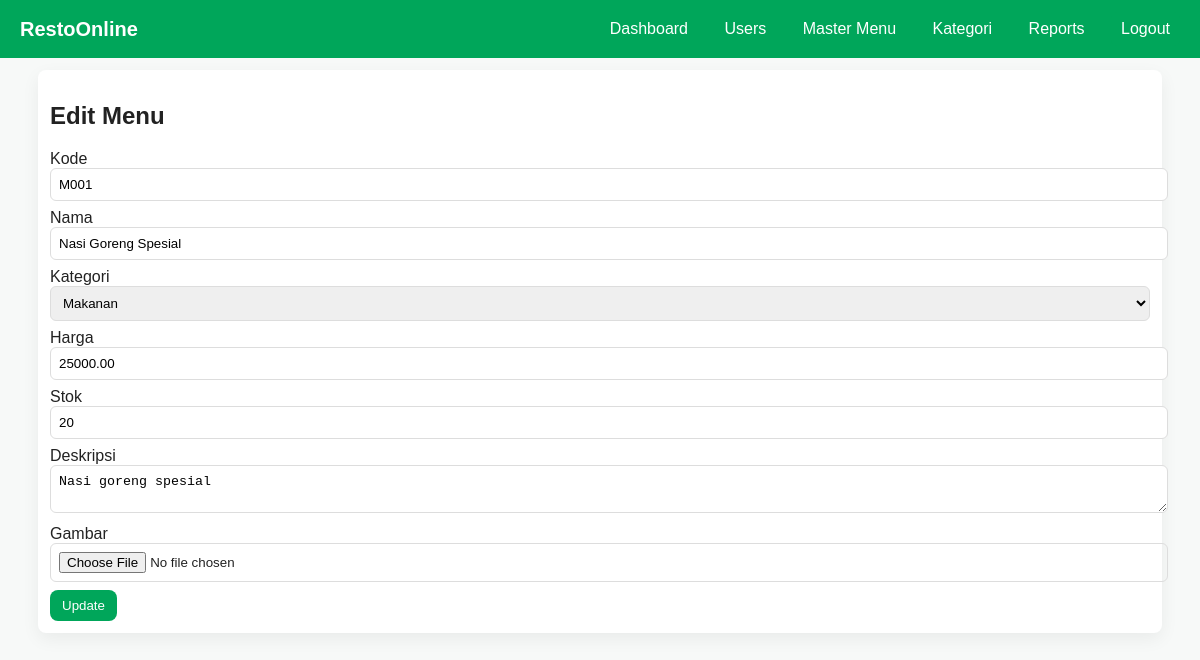
The page /admin/master_menu_edit.php?id=1 (signed in) on the database its author committed.
### tables this page shows
CREATE TABLE menu (
  id INT AUTO_INCREMENT PRIMARY KEY,
  kode VARCHAR(30) NOT NULL UNIQUE,
  nama VARCHAR(150) NOT NULL,
  kategori_id INT,
  harga DECIMAL(12,2) NOT NULL,
  stok INT DEFAULT 0,
  deskripsi TEXT,
  gambar VARCHAR(255),
  created_at TIMESTAMP DEFAULT CURRENT_TIMESTAMP,
  FOREIGN KEY (kategori_id) REFERENCES kategori(id) ON DELETE SET NULL
);

CREATE TABLE kategori (
  id INT AUTO_INCREMENT PRIMARY KEY,
  nama VARCHAR(100) NOT NULL
);

### admin/master_menu_edit.php (the view)
<?php require_once __DIR__.'/../inc/functions.php'; require_role(['admin']); $id=intval($_GET['id']); $stmt=$conn->prepare('SELECT * FROM menu WHERE id=?'); $stmt->bind_param('i',$id); $stmt->execute(); $data=$stmt->get_result()->fetch_assoc(); if(!$data){ echo 'Menu tidak ditemukan'; exit; } $errors=[]; if($_SERVER['REQUEST_METHOD']==='POST'){ $kode=$conn->real_escape_string($_POST['kode']); $nama=$conn->real_escape_string($_POST['nama']); $kategori_id = intval($_POST['kategori_id'])?:NULL; $harga=floatval($_POST['harga']); $stok=intval($_POST['stok']); $deskripsi=$conn->real_escape_string($_POST['deskripsi']); $gambar=$data['gambar']; if(isset($_FILES['gambar']) && $_FILES['gambar']['error']===0){ $ext=pathinfo($_FILES['gambar']['name'],PATHINFO_EXTENSION); $allowed=['jpg','jpeg','png','gif']; if(!in_array(strtolower($ext),$allowed)) $errors[]='Format gambar tidak didukung'; else{ $fn=uniqid('menu_').'.'.$ext; $dst=__DIR__.'/../uploads/'.$fn; if(move_uploaded_file($_FILES['gambar']['tmp_name'],$dst)){ if($data['gambar'] && file_exists(__DIR__.'/../'.$data['gambar'])) @unlink(__DIR__.'/../'.$data['gambar']); $gambar='uploads/'.$fn; } } } if(empty($errors)){ $stmt=$conn->prepare('UPDATE menu SET kode=?,nama=?,kategori_id=?,harga=?,stok=?,deskripsi=?,gambar=? WHERE id=?'); $stmt->bind_param('ssiddssi',$kode,$nama,$kategori_id,$harga,$stok,$deskripsi,$gambar,$id); if($stmt->execute()){ flash('msg','Menu diperbarui'); header('Location:/restoran_fix_v2/admin/master_menu.php'); exit; } else $errors[]='Gagal: '.$conn->error; } } $cats=$conn->query('SELECT * FROM kategori'); ?>
<!doctype html><html><head><meta charset="utf-8"><title>Edit Menu</title><link rel="stylesheet" href="/restoran_fix_v2/assets/css/style.css"></head><body><?php include __DIR__.'/../_nav.php'; ?><div class="container card"><h2>Edit Menu</h2><?php if($errors) echo '<div class="alert">'.implode('<br>',$errors).'</div>'; ?><form method="post" enctype="multipart/form-data"><label>Kode</label><input name="kode" value="<?=htmlspecialchars($data['kode'])?>" required><label>Nama</label><input name="nama" value="<?=htmlspecialchars($data['nama'])?>" required><label>Kategori</label><select name="kategori_id"><option value="">-- pilih --</option><?php while($c=$cats->fetch_assoc()): ?><option value="<?=$c['id']?>" <?=($c['id']==$data['kategori_id']?'selected':'')?>><?=htmlspecialchars($c['nama'])?></option><?php endwhile; ?></select><label>Harga</label><input name="harga" type="number" step="100" value="<?=$data['harga']?>" required><label>Stok</label><input name="stok" type="number" value="<?=$data['stok']?>"><label>Deskripsi</label><textarea name="deskripsi"><?=htmlspecialchars($data['deskripsi'])?></textarea><label>Gambar</label><input type="file" name="gambar" accept="image/*"><?php if($data['gambar']): ?><p>Gambar sekarang: <img src="/restoran_fix_v2/<?=htmlspecialchars($data['gambar'])?>" style="max-height:80px"></p><?php endif; ?><button class="btn" type="submit">Update</button></form></div></body></html>

### assets/css/style.css (style rules this page uses)
:root { --green:#00a65a;--green-dark:#0b7a49;--bg:#f7f9f8;--card:#fff }
body { font-family:Arial,Helvetica,sans-serif;background:var(--bg);margin:0;color:#222 }
.container { max-width:1100px;margin:20px auto;padding:12px }
.card { background:var(--card);padding:12px;border-radius:8px;box-shadow:0 6px 18px rgba(0,0,0,0.06);margin-top:12px }
.btn { background:var(--green);color:#fff;padding:8px 12px;border-radius:8px;border:none;text-decoration:none;display:inline-block }
input,textarea,select { width:100%;padding:8px;border:1px solid #ddd;border-radius:6px;margin-bottom:8px }

### rows shown on the page
menu: kode "M001", nama "Nasi Goreng Spesial", kategori_id "Makanan", harga "25000.00", stok "20", deskripsi "Nasi goreng spesial"
